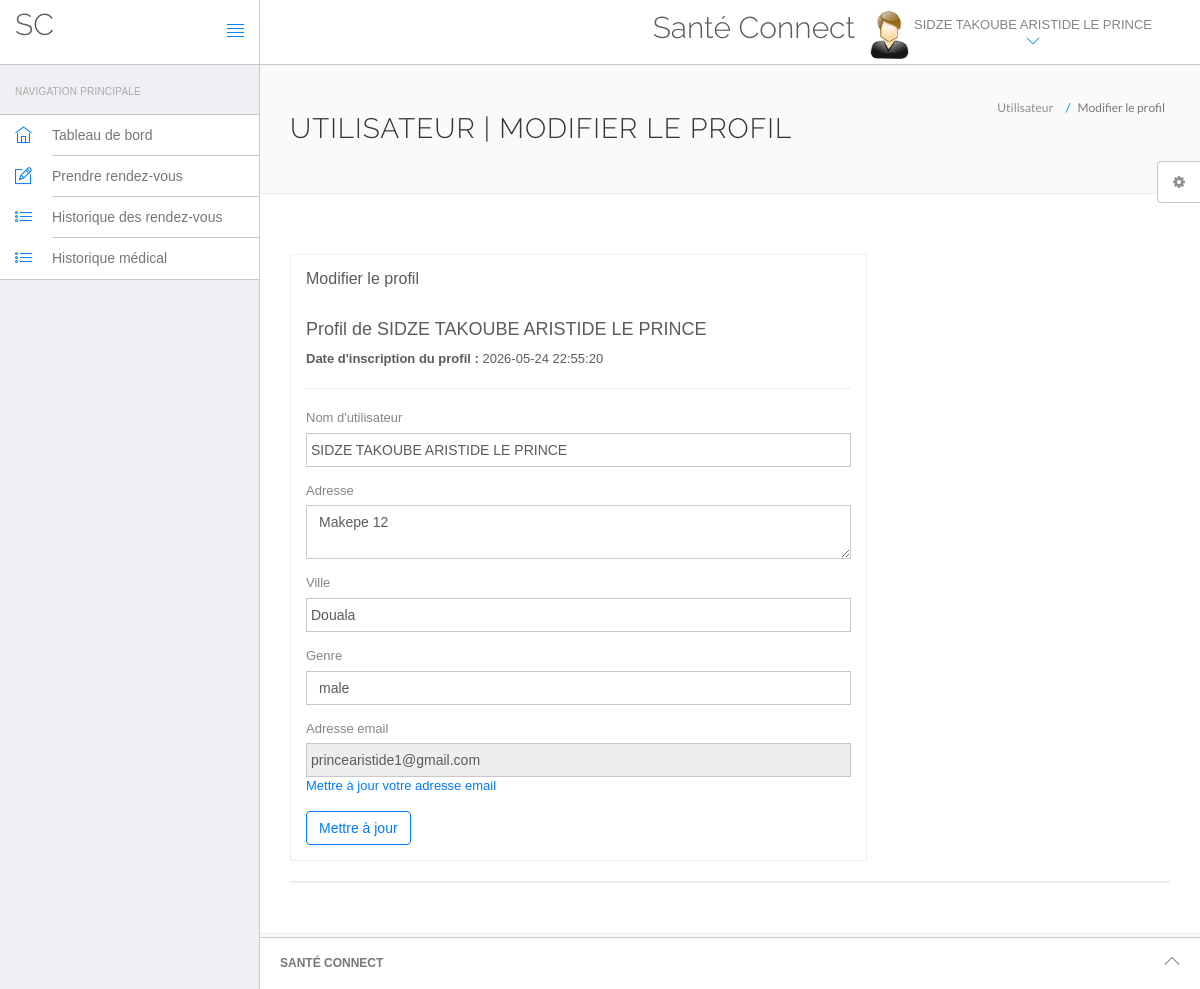
Screenshot of /hms/edit-profile.php (signed in) with the database file from the repository.
### tables this page shows
CREATE TABLE `users` (
  `id` int(11) NOT NULL,
  `fullName` varchar(255) DEFAULT NULL,
  `address` longtext DEFAULT NULL,
  `city` varchar(255) DEFAULT NULL,
  `gender` varchar(255) DEFAULT NULL,
  `email` varchar(255) DEFAULT NULL,
  `password` varchar(255) DEFAULT NULL,
  `regDate` timestamp NULL DEFAULT current_timestamp(),
  `updationDate` timestamp NULL DEFAULT NULL ON UPDATE current_timestamp()
);

### hms/edit-profile.php (the view, shortened to what this page needs)
<?php
include('include/config.php');
?>
<!DOCTYPE html>
<html lang="fr">
    <head>
        <link rel="stylesheet" href="vendor/bootstrap/css/bootstrap.min.css">
        <link rel="stylesheet" href="vendor/fontawesome/css/font-awesome.min.css">
        <link rel="stylesheet" href="vendor/themify-icons/themify-icons.min.css">
        <link href="vendor/animate.css/animate.min.css" rel="stylesheet" media="screen">
        <link href="vendor/perfect-scrollbar/perfect-scrollbar.min.css" rel="stylesheet" media="screen">
        <link href="vendor/switchery/switchery.min.css" rel="stylesheet" media="screen">
        <link href="vendor/bootstrap-touchspin/jquery.bootstrap-touchspin.min.css" rel="stylesheet" media="screen">
        <link href="vendor/select2/select2.min.css" rel="stylesheet" media="screen">
        <link href="vendor/bootstrap-datepicker/bootstrap-datepicker3.standalone.min.css" rel="stylesheet" media="screen">
        <link href="vendor/bootstrap-timepicker/bootstrap-timepicker.min.css" rel="stylesheet" media="screen">
        <link rel="stylesheet" href="assets/css/styles.css">
        <link rel="stylesheet" href="assets/css/plugins.css">
        <link rel="stylesheet" href="assets/css/themes/theme-1.css" id="skin_color" />
    </head>
    <body>
        <div id="app">
<?php include('include/sidebar.php');?>
            <div class="app-content">
                        <?php include('include/header.php');?>
                <div class="main-content" >
                    <div class="wrap-content container" id="container">
                        <section id="page-title">
                            <div class="row">
                                <div class="col-sm-8">
                                    <h1 class="mainTitle">Utilisateur | Modifier le profil</h1>
                                                                                                    </div>
                                <ol class="breadcrumb">
                                    <li>
                                        <span>Utilisateur </span>
                                    </li>
                                    <li class="active">
                                        <span>Modifier le profil</span>
                                    </li>
                                </ol>
                            </div>
                        </section>
                        <div class="container-fluid container-fullw bg-white">
                            <div class="row">
                                <div class="col-md-12">
                                    <div class="row margin-top-30">
                                        <div class="col-lg-8 col-md-12">
                                            <div class="panel panel-white">
                                                <div class="panel-heading">
                                                    <h5 class="panel-title">Modifier le profil</h5>
                                                </div>
                                                <div class="panel-body">
                                    <?php
$sql=mysqli_query($con,"select * from users where id='".$_SESSION['id']."'");
while($data=mysqli_fetch_array($sql))
{
?>
<h4>Profil de <?php echo htmlentities($data['fullName']);?></h4>
<p><b>Date d'inscription du profil : </b><?php echo htmlentities($data['regDate']);?></p>
<hr />                                                                   <form role="form" name="edit" method="post">
<div class="form-group">
                                                                                            <label for="fname">
                                                                                                 Nom d'utilisateur
                                                                                            </label>
    <input type="text" name="fname" class="form-control" value="<?php echo htmlentities($data['fullName']);?>" >
                                                                                        </div>
<div class="form-group">
                                                                                            <label for="address">
                                                                                                 Adresse
                                                                                            </label>
                    <textarea name="address" class="form-control"><?php echo htmlentities($data['address']);?></textarea>
                                                                                        </div>
<div class="form-group">
                                                                                            <label for="city">
                                                                                                 Ville
                                                                                            </label>
        <input type="text" name="city" class="form-control" required="required"  value="<?php echo htmlentities($data['city']);?>" >
                                                                                        </div>
<div class="form-group">
                                    <label for="gender">
                                                                                                 Genre
                                                                                            </label>
<select name="gender" class="form-control" required="required" >
<option value="<?php echo htmlentities($data['gender']);?>"><?php echo htmlentities($data['gender']);?></option>
</select>
                                                                                        </div>
<div class="form-group">
                                    <label for="fess">
                                                                                                 Adresse email
                                                                                            </label>
                    <input type="email" name="uemail" class="form-control"  readonly="readonly"  value="<?php echo htmlentities($data['email']);?>">
                    <a href="change-emaild.php">Mettre à jour votre adresse email</a>
                                                                                        </div>
                                                                                        <button type="submit" name="submit" class="btn btn-o btn-primary">
                                                                                            Mettre à jour
                                                                                        </button>
                                                                                    </form>
                                                                                    <?php } ?>
                                                </div>
                                            </div>
                                        </div>
                                            </div>
                                        </div>
                                    <div class="col-lg-12 col-md-12">
                                            <div class="panel panel-white">
                                            </div>
                                        </div>
                                    </div>
                                </div>
                        </div>
                </div>
            </div>
            <?php include('include/footer.php');?>
            <?php include('include/setting.php');?>
            </div>
        </body>
</html>

### hms/include/header.php (shortened to what this page needs)
<header class="navbar navbar-default navbar-static-top">
                    <div class="navbar-header">
                        <a class="navbar-brand" href="#">
                            <h2 style="padding-top:20% ">SC</h2>
                        </a>
                        <a href="#" class="sidebar-toggler pull-right visible-md visible-lg" data-toggle-class="app-sidebar-closed" data-toggle-target="#app">
                            <i class="ti-align-justify"></i>
                        </a>
                    </div>
                    <div class="navbar-collapse collapse">
                        <ul class="nav navbar-right">
                                <li  style="padding-top:2% ">
                                <h2>Santé Connect</h2>
                            </li>
                            <li class="dropdown current-user">
                                <a href class="dropdown-toggle" data-toggle="dropdown">
                                    <img src="assets/images/images.jpg"> <span class="username">
                                    <?php $query=mysqli_query($con,"select fullName from users where id='".$_SESSION['id']."'");
while($row=mysqli_fetch_array($query))
{
    echo $row['fullName'];
}
                                    ?> <i class="ti-angle-down"></i></i></span>
                                </a>
                            </li>
                        </ul>
                    </div>
                </header>

### hms/assets/css/themes/theme-1.css (style rules this page uses)
body { background: #FAFAFA; }
header .navbar-header { background: #ffffff !important; border-right-color: #c8c7cc !important; border-bottom-color: #c8c7cc !important; }
header .navbar-header .sidebar-toggler, header .navbar-header .sidebar-mobile-toggler { color: #007aff !important; }
header .navbar-header .navbar-brand { color: #777 !important; }
header .navbar-collapse { background: #ffffff !important; border-bottom-color: #c8c7cc !important; box-shadow: none !important; }
header .navbar-collapse .navbar-right > li > a { color: #777; }
header .navbar-collapse .navbar-right > li > a i { color: #007aff !important; }

### rows the page displays
users: fullName "SIDZE TAKOUBE ARISTIDE LE PRINCE", regDate "2026-05-24 22:55:20", fname "SIDZE TAKOUBE ARISTIDE LE PRINCE", address "Makepe 12", city "Douala", gender "male", uemail "princearistide1@gmail.com"
